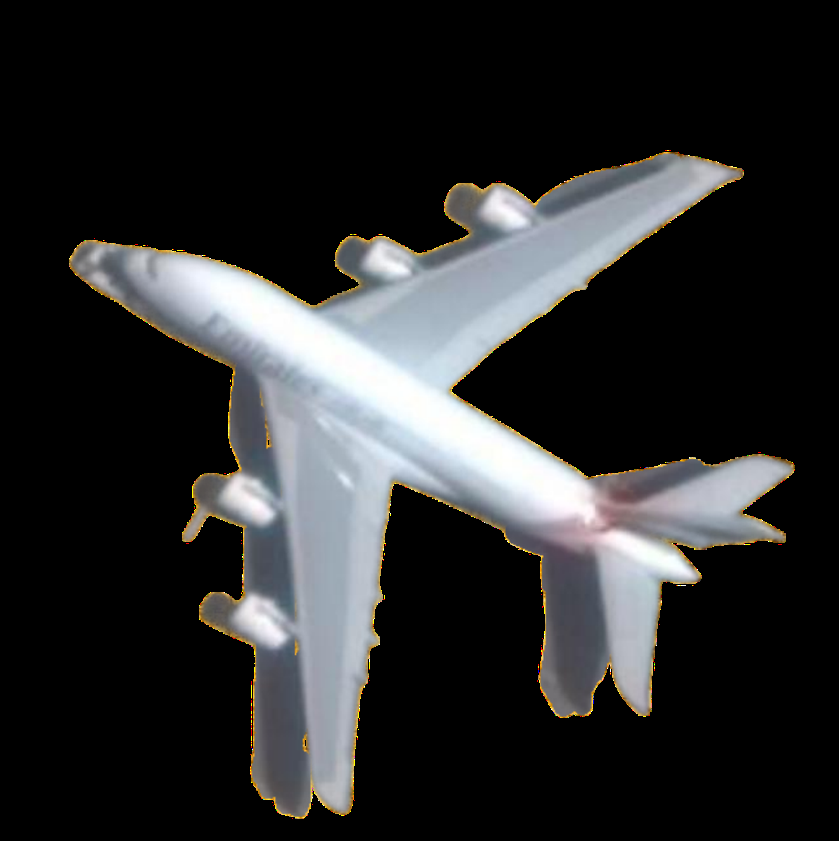
#> input picture diffusiontools/5.png, 839 x 841 px, shrunk from 1000 x 1003 before the run, given in place of 5.jpg, which was not available
$ python erosion.py
#> lines starting #> are read from the running program, lines starting #| are printed output that depends on the picture; pictures that were not available may be replaced by others from this repository, and a replacement may not be noted
import cv2
import numpy as np


ori = cv2.imread(r"5.jpg")   # 读取图像
#> ori is the input picture: shape (841, 839, 3); mean B, G, R 44, 43.3, 42.7

kernel1 = np.ones((3, 3), np.uint8)     # 3个不同尺度的腐蚀单元
kernel2 = np.ones((5, 5), np.uint8)
kernel3 = np.ones((7, 7), np.uint8)

erosion1 = cv2.erode(ori, kernel1)		# 腐蚀函数
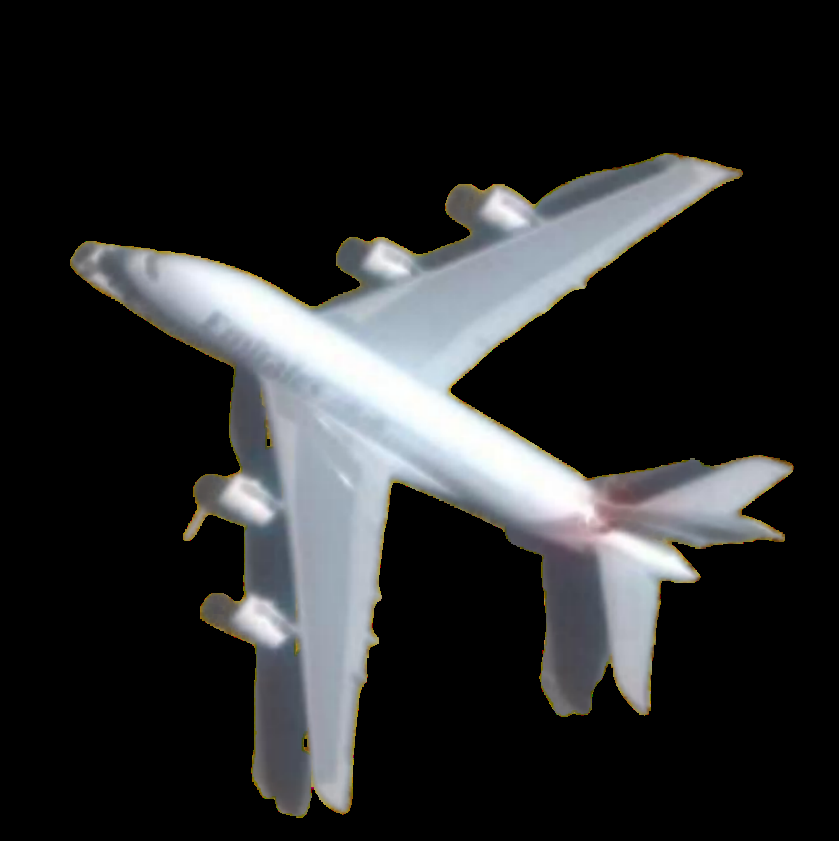
#> erosion1: shape (841, 839, 3); mean B, G, R 42.1, 41.1, 40
erosion2 = cv2.erode(ori, kernel2)
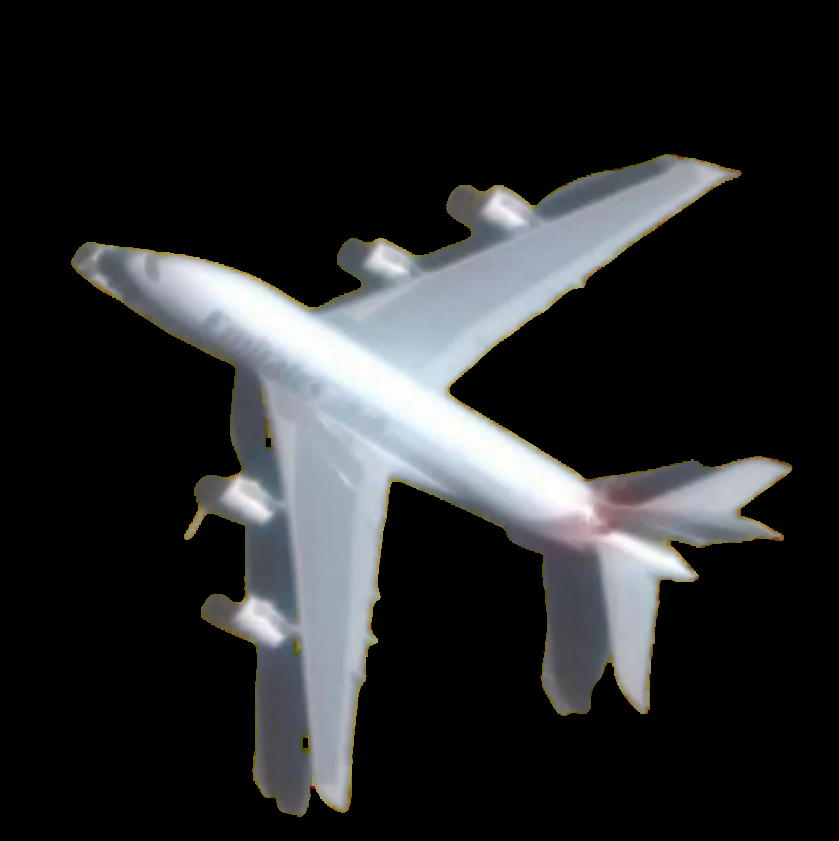
#> erosion2: shape (841, 839, 3); mean B, G, R 40.3, 39.4, 38.2
erosion3 = cv2.erode(ori, kernel3)
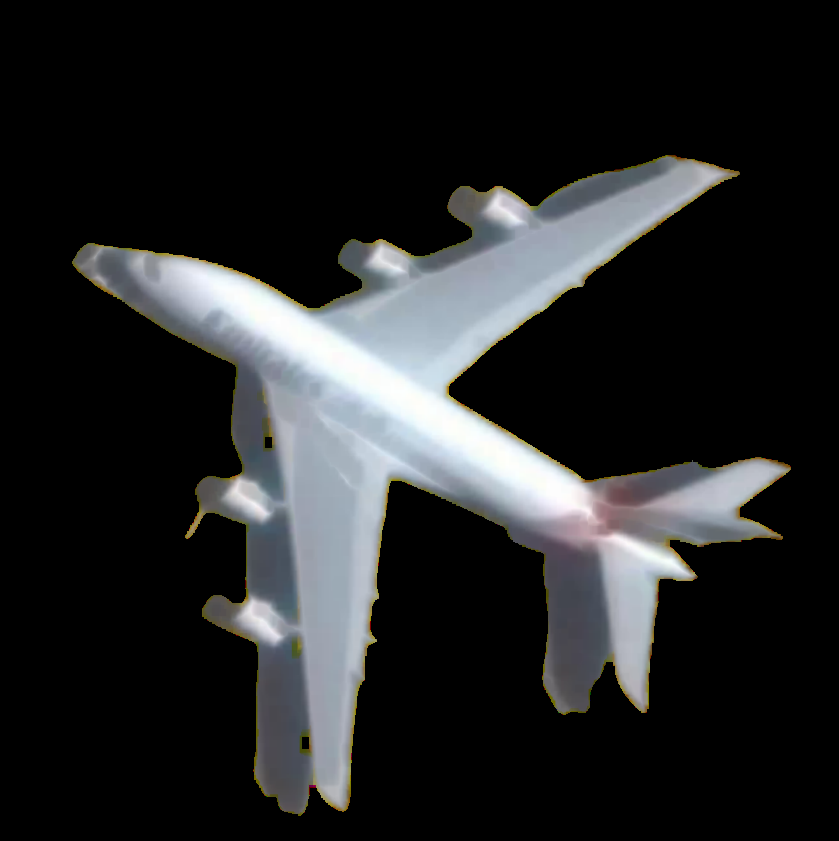
#> erosion3: shape (841, 839, 3); mean B, G, R 38.7, 37.7, 36.5

cv2.imshow("original", ori)
cv2.imshow("erosion1", erosion1)
cv2.imshow("erosion2", erosion2)
cv2.imshow("erosion3", erosion3)

# cv2.imwrite(r'C:\Users\Lenovo\Desktop\erosion1.jpg', erosion1)
# cv2.imwrite(r'C:\Users\Lenovo\Desktop\erosion2.jpg', erosion2)
# cv2.imwrite(r'C:\Users\Lenovo\Desktop\erosion3.jpg', erosion3)

cv2.waitKey()

$ run again, with diffusiontools/5_depth.png copied over diffusiontools/5.png
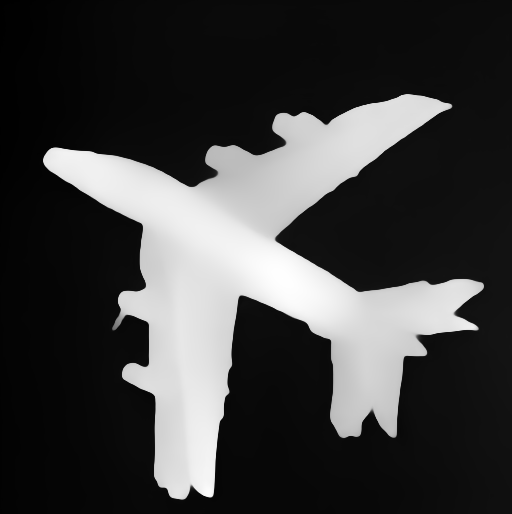
#> input picture diffusiontools/5_depth.png, 512 x 514 px, given in place of 5.jpg, which was not available
#> ori is the input picture: shape (514, 512, 3); min 0, max 255, mean 62.7
#> `erosion1 = cv2.erode(ori, kernel1)`:
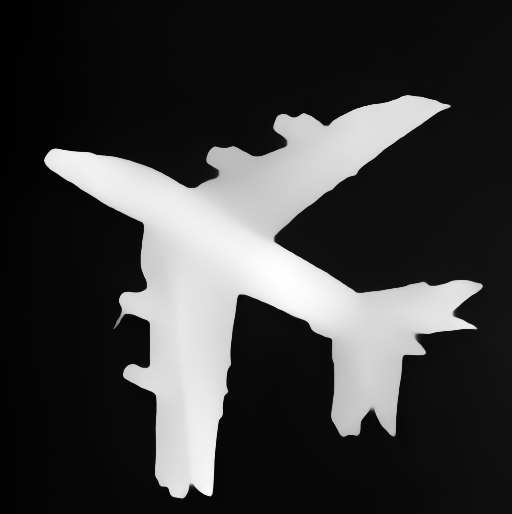
#> erosion1: shape (514, 512, 3); min 0, max 254, mean 60.3
#> `erosion3 = cv2.erode(ori, kernel3)`:
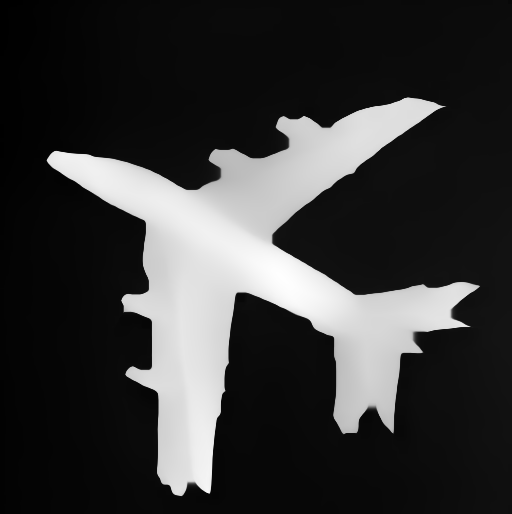
#> erosion3: shape (514, 512, 3); min 0, max 254, mean 55.5
